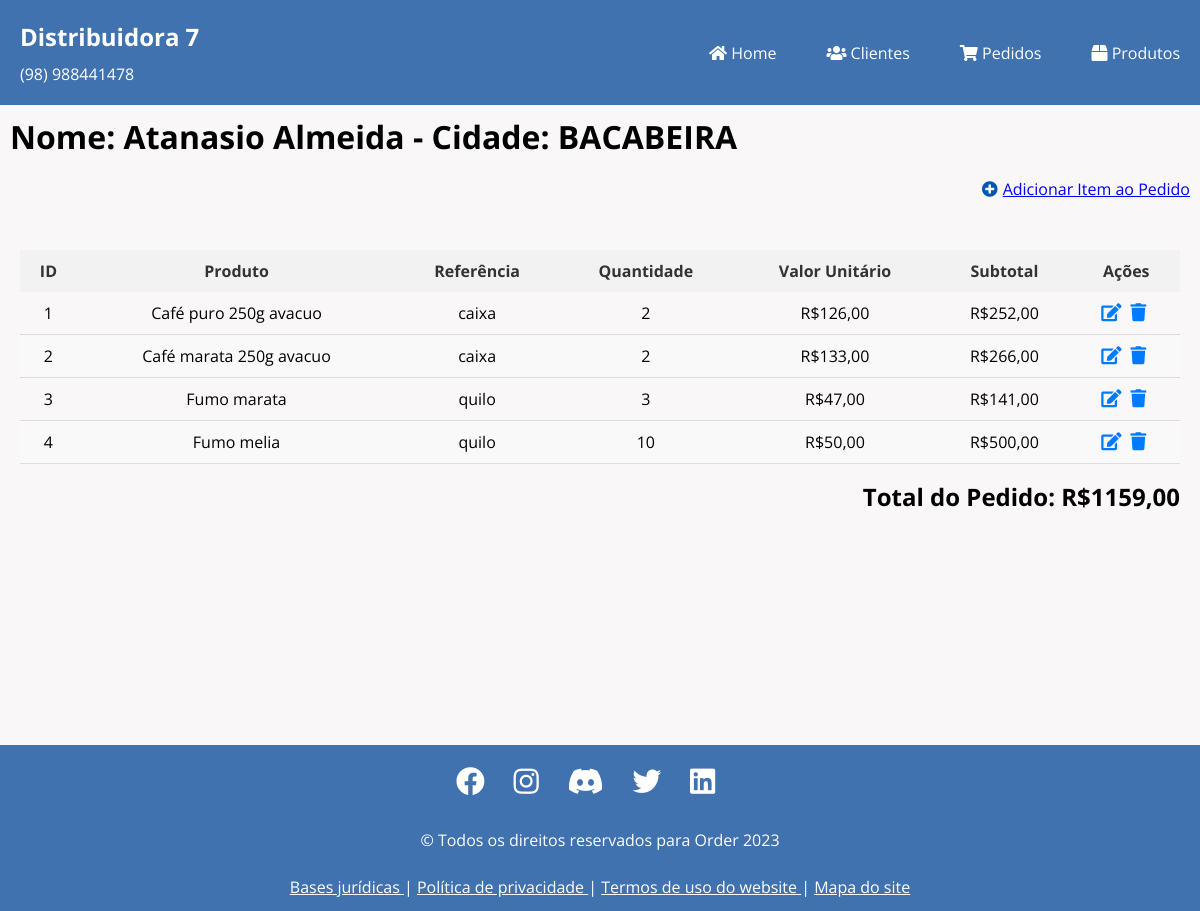
/pedidos/itens_pedido/7/, run on the app's committed database.
### pedido_clientes/models.py (models this page shows, shortened)
class PedidosModel(models.Model):
    cliente = models.ForeignKey(ClienteModel, on_delete=models.CASCADE)
    data_pedido = models.DateTimeField(default=timezone.now)
    def total(self):
        total_pedido = Decimal('0.00')
        for item_pedido in self.itens_pedido.all():
            total_pedido += item_pedido.subtotal()
        return total_pedido

class ItemPedidoModel(models.Model):
    pedido = models.ForeignKey(
        PedidosModel, related_name='itens_pedido', on_delete=models.CASCADE)
    produto = models.ForeignKey(
        ProdutosModel, related_name='itens_produto', on_delete=models.CASCADE)
    referencia = models.CharField(max_length=10, choices=choices.REFERENCIA_CHOICES)
    quantidade = models.IntegerField()
    valor_unitario = models.DecimalField(max_digits=10, decimal_places=2)
    def subtotal(self):
        return self.quantidade * self.valor_unitario

class ProdutosModel(models.Model):
    produto = models.CharField(max_length=50)
    def __str__(self):
        return f'{self.produto}'

### clientes/models.py (models this page shows)
class ClienteModel(models.Model):
    nome = models.CharField(max_length=50)
    cidade = models.CharField(max_length=50)
    telefone = models.IntegerField()
    fantasia = models.CharField(max_length=50)
    def __str__(self):
        return f'Nome: {self.nome} - Cidade: {self.cidade}'

### pedido_clientes/views.py (the view)
# urls.py: path('itens_pedido/<int:pedido_id>/', views.itens_pedido, name='itens-pedido'),
def itens_pedido(request, pedido_id):
    pedido = get_object_or_404(PedidosModel, id=pedido_id)
    itens_pedido = ItemPedidoModel.objects.filter(pedido=pedido)
    return render(request, 'listar_items_pedido.html', {'pedido': pedido, 'itens_pedido': itens_pedido})

### pedido_clientes/templates/listar_items_pedido.html
{% extends "base.html" %}
{% load static %}
{% block links_extras %}
<link rel="stylesheet" href="{% static 'css/tabelas.css' %}">
{% endblock %}
{% block container_page %}
<div class="Conteudo">
    <div class="titulo-tabela">
        <h1>{{ pedido.cliente }}</h1>
    </div>
    <div class="content-add">
        <i class="fas fa-plus-circle"></i>
        <a href="{% url 'adicionar-item-pedido' %}"> Adicionar Item ao Pedido</a>
    </div>
    <div class="content-conteudo">
        <div class="table-wrapper">
            <table class="table">
                <thead>
                    <tr>
                        <th>ID</th>
                        <th>Produto</th>
                        <th>Referência</th>
                        <th>Quantidade</th>
                        <th>Valor Unitário</th>
                        <th>Subtotal</th>
                        <th>Ações</th>
                    </tr>
                </thead>
                <tbody>
                    {% for item in itens_pedido %}
                    <tr>
                        <td>{{ forloop.counter }}</td>
                        <td>{{ item.produto }}</td>
                        <td>{{item.referencia }}</td>
                        <td>{{ item.quantidade }}</td>
                        <td>R${{ item.valor_unitario }}</td>
                        <td>R${{ item.subtotal|floatformat:2 }}</td>
                        <td>
                            <a href="{% url 'editar-item-pedido' item.pk %}"><i class="fas fa-edit"></i></a>
                            <a href="{% url 'excluir-item-pedido' item.pk %}"><i class="fas fa-trash"></i></a>
                        </td>
                    </tr>
                    {% endfor %}
                </tbody>
            </table>
        </div>
        <div class="content-total-pedido">
            <h2>Total do Pedido: R${{ pedido.total|floatformat:2 }}</h2>
        </div>
    </div>
</div>
{% endblock %}

### static/css/base.css (style rules this page uses)
* { margin: 0; padding: 0; box-sizing: border-box; list-style: none; }
html,body { height: 100%; }
body { font-family: "Open Sans", sans-serif; background-color: #F9F7F7; }

### static/css/tabelas.css (style rules this page uses)
.content-conteudo { display: flex; align-items: center; justify-content: center; flex-direction: column; overflow-y: auto; padding: 20px; }
.titulo-tabela { padding: 10px; }
.table-wrapper { overflow-x: auto; width: 100%; }
.table { width: 100%; border-collapse: collapse; margin-top: 20px; }
.table th { background-color: #f2f2f2; color: #333; font-weight: bold; padding: 10px; }
.table td { padding: 10px; border-bottom: 1px solid #ddd; white-space: nowrap; text-align: center; }
.table td { transition: all 0.3s ease; }
.table tbody tr:nth-child(even) { background-color: #f9f9f9; }
.table .fa-edit, .table .fa-trash, .fa-print { font-size: 18px; margin-right: 5px; color: #007bff; text-decoration: none; transition: color 0.3s ease; }
.content-add { display: flex; width: 100%; align-items: center; justify-content: flex-end; gap: 5px; padding: 10px; }
.content-add i { color: #0056b3; }
.content-total-pedido { width: 100%; margin-top: 1em; display: flex; align-items: center; justify-content: flex-end; }

### data on the page
PedidosModel: cliente "Nome: Atanasio Almeida - Cidade: BACABEIRA", total "1159,00"
ItemPedidoModel: produto "Café puro 250g avacuo", referencia "caixa", quantidade "2", valor_unitario "126,00", subtotal "252,00"
ItemPedidoModel: produto "Café marata 250g avacuo", referencia "caixa", quantidade "2", valor_unitario "133,00", subtotal "266,00"
ItemPedidoModel: produto "Fumo marata", referencia "quilo", quantidade "3", valor_unitario "47,00", subtotal "141,00"
ItemPedidoModel: produto "Fumo melia", referencia "quilo", quantidade "10", valor_unitario "50,00", subtotal "500,00"
